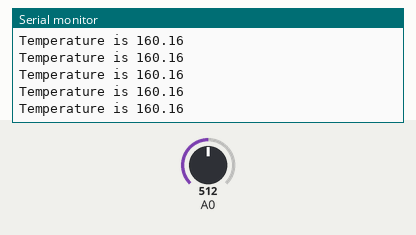
Simulated run of this sketch. Board: Arduino Uno, built with avr-gcc and run on an emulated ATmega328P. Shown: the last lines printed to the serial monitor. The inputs (shaded band) are chosen by the test bench; at power-on: A0 = 512.

Above: at 1.2 s.
1.3 s: A0 set to 716
At 1.69 s:
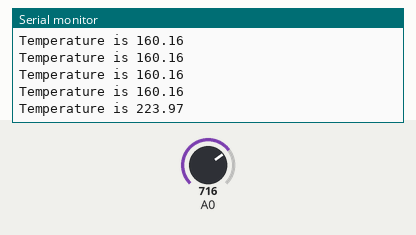
2.8 s: A0 set to 900
At 2.94 s:
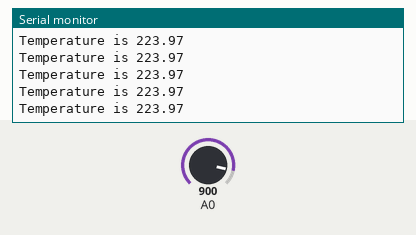
Timing chart, 0 to 5.8 s (numbered marks = the images above; inputs shaded):
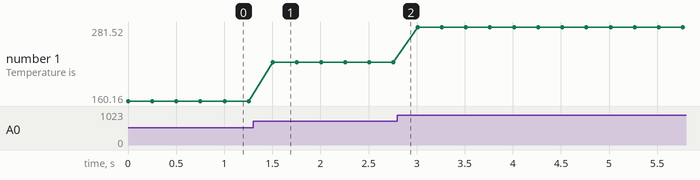

Measured:
- after the input at 1.3 s, the serial monitor: prints a new line after 0.21 s (image 1)
- plotted number 1: 160.16 → 223.97 after the input at 1.3 s, 223.97 → 281.52 after the input at 2.8 s

The sketch:

LM35_ok.ino
```cpp
/*
  ReadAnalogVoltage
  The ESP8266EX(Which IC D1 board used)  integrates a generic purpose 10-bit analog ADC. The ADC range is from 0V to 1.0V
  And on the  board, we use following circuit:

  -----A0
  |
  220K
  |--- ADC
  100K
  |
  GND

  so,the input voltage(A0) can be 3.2V, and the A0=3.2*ADC

*/

// the setup routine runs once when you press reset:
void setup() {
  // initialize serial communication at 115200 bits per second:
  Serial.begin(115200);
}

// the loop routine runs over and over again forever:
void loop() {
  // read the input on analog pin 0:
  int sensorValue = analogRead(A0);
  // Convert the analog reading (which goes from 0 - 1023) to a voltage (0 - 3.2V):
  float voltage = sensorValue * (3.2 / 1023.0);
  // print out the value you read:

  float temp = voltage / 0.01;
  Serial.print("Temperature is ");
  Serial.print(temp);
   Serial.println("");
  delay(250);
}
```
